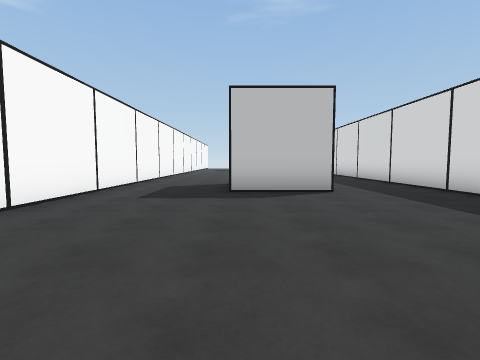
View 1 (above)

23 first-person views from a walk through a scene from a Unity 3-D project. The camera is 1.4 m above the floor, tilts 4° down and sees 85° across. The floor is counted in squares, 2 m on a side. Each view is taken from the middle of a square. On the plan, view 1 faces up. The plan holds only what a view shows up to about 9 squares ahead; the rest is blank. The place goes on beyond the plan. The player is left out.

View 2
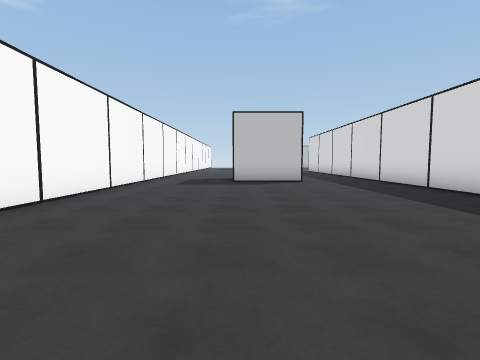

View 3
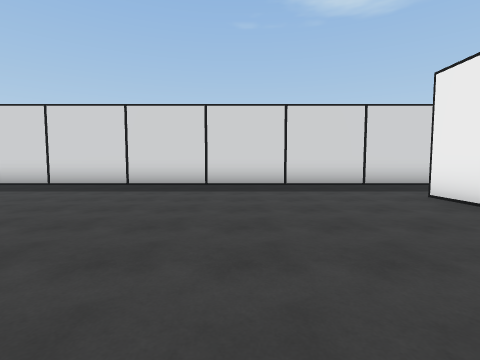

View 4
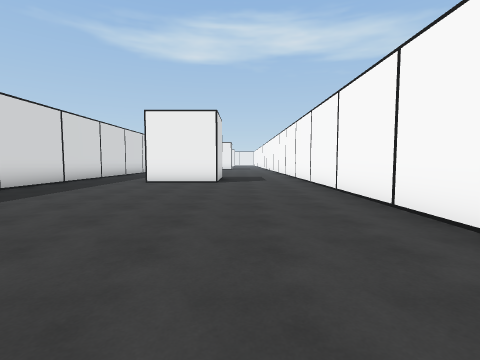

View 5
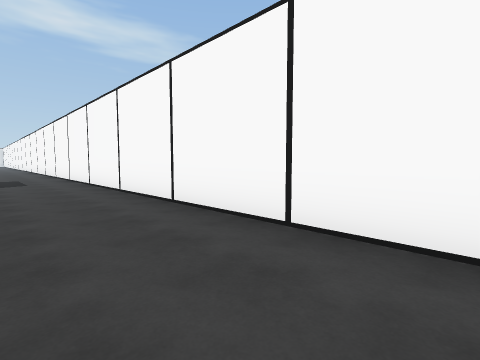

View 6
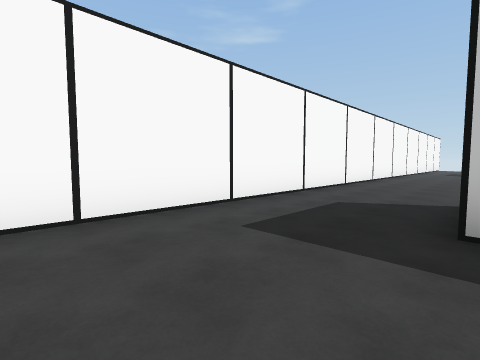

View 7
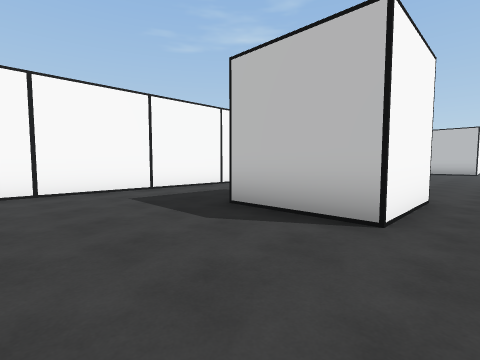

View 8
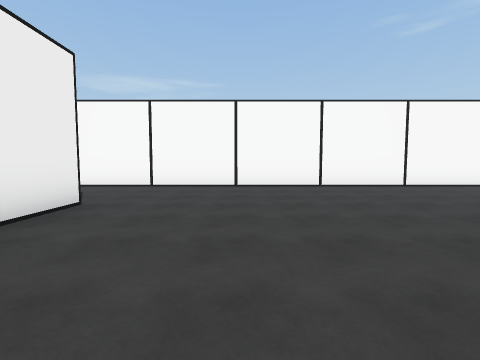

View 9
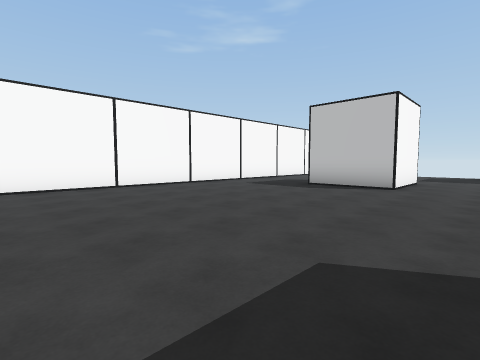

View 10
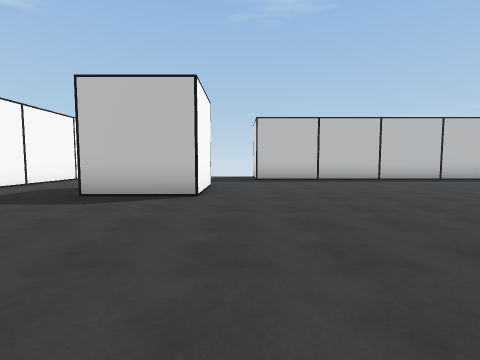

View 11
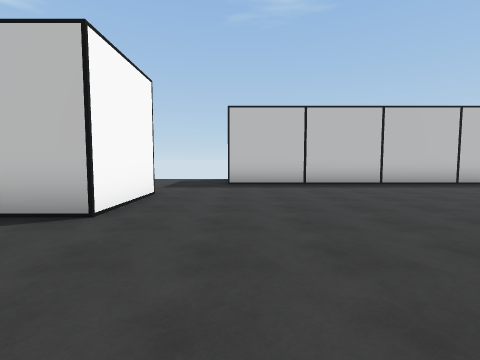

View 12
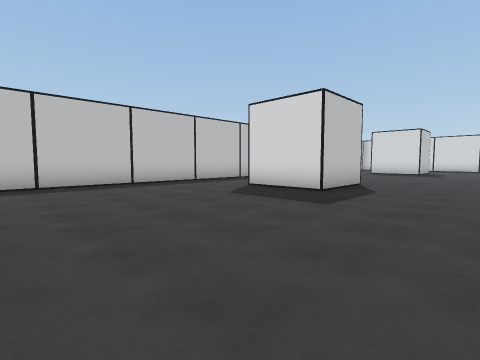

View 13
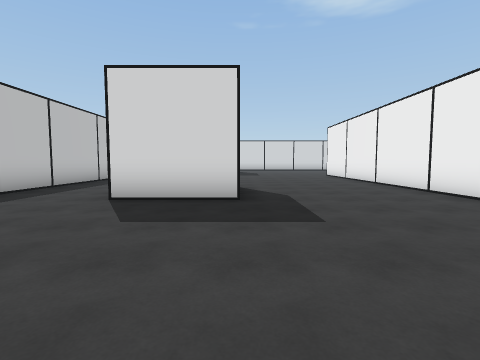

View 14
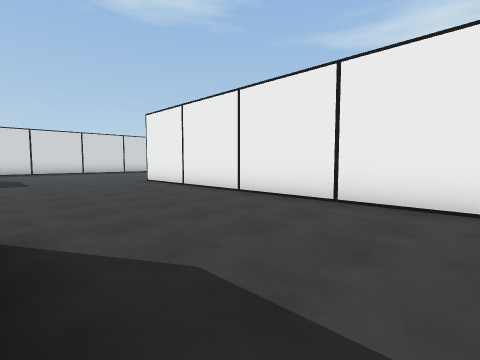

View 15
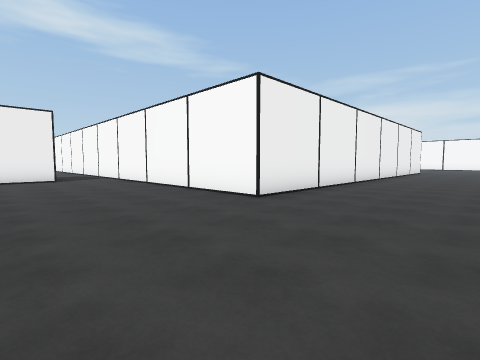

View 16
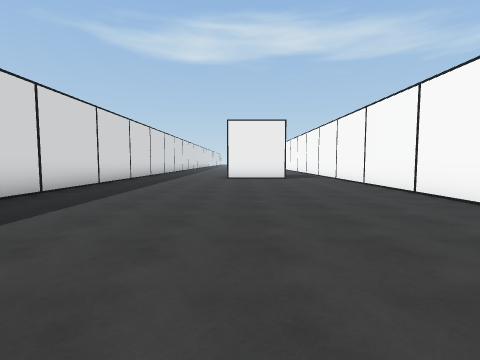

View 17
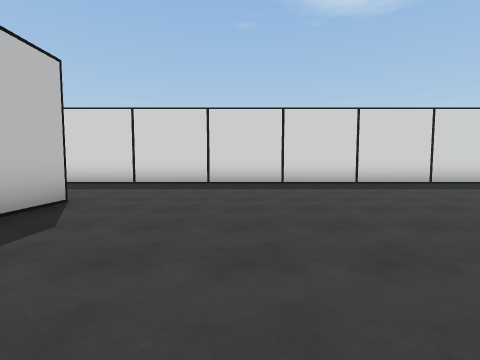

View 18
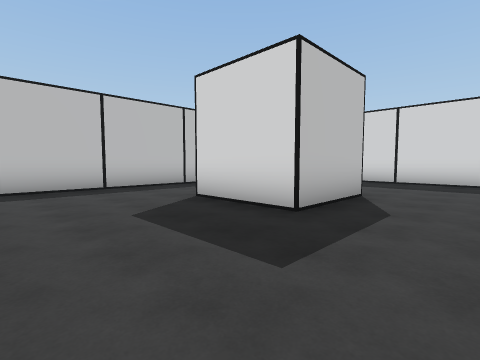

View 19
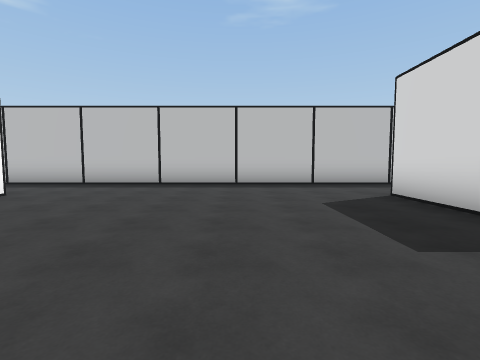

View 20
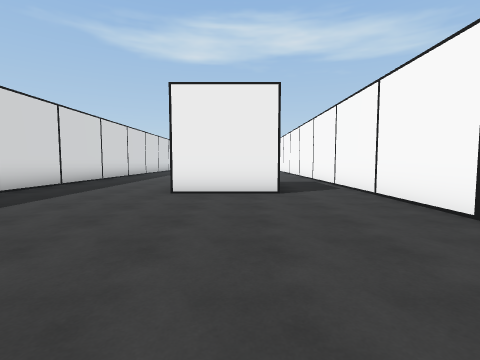

View 21
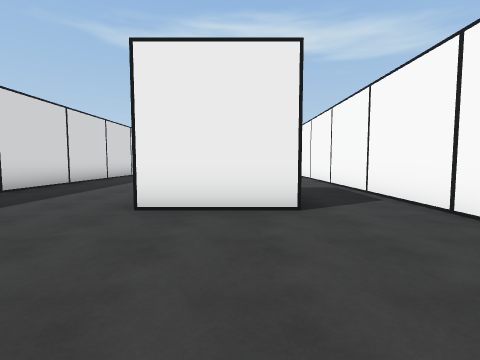

View 22
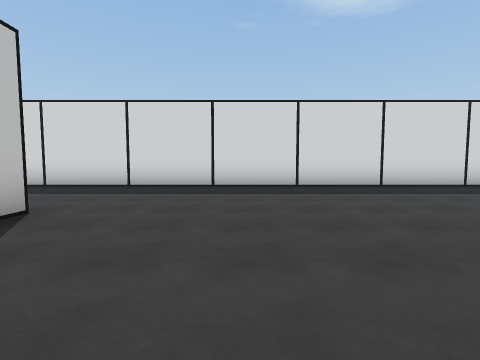

View 23
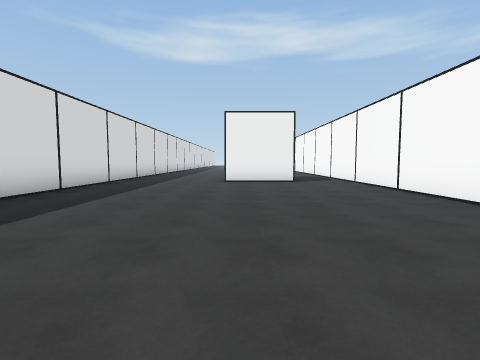

### Floor plan
Points are (right, up) in squares from view 1. A wall is a line through its corners. A room is listed if a view was taken in it or the views show most of it. See-through windows are left out.
Room 1 (views 1, 2, 3, 4, 5, 6, 7)
walls: (-0.4, -5.7) (2.2, -5.7); (2.2, 8.5) (2.2, 6) (-0.2, 6); (4.9, -6.5) (4.9, 9.1); (-3.3, 9.5) (-3.3, -6.5)
ways out: opening at (-2, 8.7) to room 2; opening at (3.5, 8) to room 2
Room 2 (views 8, 9, 10, 11, 12, 13, 14, 15, 16, 17, 18, 19, 20, 21, 22, 23)
walls: (10.1, 15.6) (19.1, 15.6) (19.1, 2.9); (13.2, 20) (10.8, 20) (10.8, 22.5); (23.6, 20) (21.1, 20) (21.1, 22.5); (21, 8.3) (23.6, 8.3); (23.1, 25.1) (3.6, 25.1); (2.2, 22.8) (2.2, 20.3) (-0.2, 20.3); (23.6, 6) (23, 6); (-0.2, 8.3) (1.2, 8.3); (-3.3, 18.5) (-3.3, 9.5); (19.1, -1.1) (19.1, -6.1); (-3.3, 24.1) (-3.3, 21.9); (21.1, -6) (23.5, -6); (27.4, -6) (27.4, 22.6)
ways out: opening at (-2, 8.7) to room 1; opening at (3.5, 8) to room 1

Where each view was taken, in squares from view 1:
view 1: 0 up, 0 right, facing up
view 2: 3 down, 0 right, facing up
view 3: 2 down, 3 left, facing right
view 4: 3 up, 1 left, facing down
view 5: 3 up, 1 left, facing down-left
view 6: 3 up, 0 right, facing up-left
view 7: 3 up, 3 right, facing up-left
view 8: 11 up, 4 right, facing left
view 9: 13 up, 4 right, facing up-left
view 10: 15 up, 3 right, facing up
view 11: 17 up, 4 right, facing up
view 12: 17 up, 5 right, facing up-right
view 13: 20 up, 6 right, facing right
view 14: 20 up, 10 right, facing down-right
view 15: 19 up, 23 right, facing down-left
view 16: 19 up, 23 right, facing down
view 17: 17 up, 19 right, facing right
view 18: 18 up, 18 right, facing up-right
view 19: 17 up, 18 right, facing up
view 20: 14 up, 22 right, facing down
view 21: 12 up, 22 right, facing down
view 22: 3 up, 20 right, facing right
view 23: 3 up, 23 right, facing down
